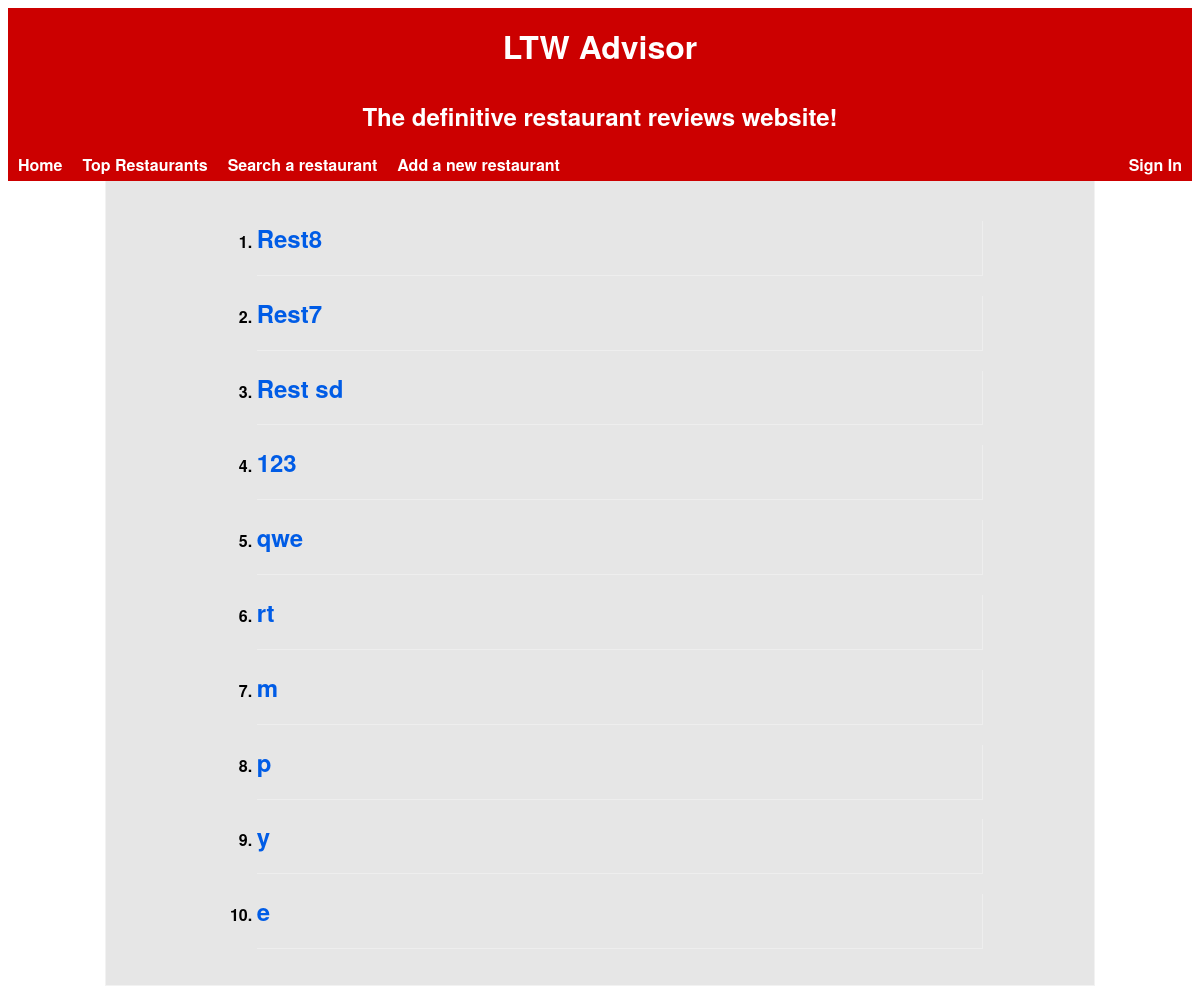
The app's page /pages/, older data.
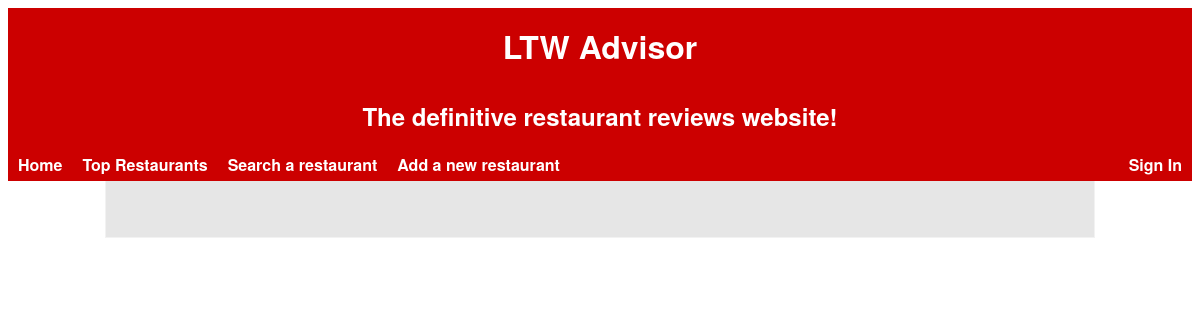
The same page, newer data.
### tables this page shows
CREATE TABLE Restaurant(
    idRestaurant        INTEGER PRIMARY KEY AUTOINCREMENT,
    name                STRING NOT NULL,
    description         STRING NOT NULL,
    score               FLOAT,

    idOwner             INTEGER REFERENCES User(idUser),
    idRestaurantInfo    INTEGER REFERENCES RestaurantInfo(idRestaurantInfo)
);

### pages/index.php (called while the page is built, shortened)
<?php
    include_once('../database/connection.php');
    include_once('../database/db_restaurants.php');
    try {
        $restaurants = getNewestRestaurants();
    } catch(PDOException $e) {
        die($e->getMessage());
    }
    include_once('../templates/header.php');
    include_once('../templates/restaurants.php');
?>

### database/db_restaurants.php (called while the page is built, shortened)
<?php
    function getNewestRestaurants() {
        global $db;
        $stmt = $db->prepare('SELECT * FROM Restaurant ORDER BY idRestaurant DESC LIMIT 10');
        $stmt->execute();
        return $stmt->fetchAll();
    }
?>

### templates/restaurants.php (the view, shortened to what this page needs)
<section id="restaurants">
	<ol>
    <?php foreach($restaurants as $restaurant) { ?>
    <article>
        <li> <a href="../templates/restaurant.php?idRestaurant=<?=$restaurant['idRestaurant']?>"><h2><?= $restaurant['name'] ?></h2></a> </li>
    </article>
    <?php } ?>
</section>

### templates/header.php (shortened to what this page needs)
<!DOCTYPE html>
<html>
    <head>
		<link rel="stylesheet" href="../css/search_restaurant.css">
		<link rel="stylesheet" href="../css/restaurant.css">
		<link rel="stylesheet" href="../css/top_rest.css">
		<link rel="stylesheet" href="../css/write_review.css">
		<link rel="stylesheet" href="../css/style.css">
        <link rel="stylesheet" href="../css/alert.css">
        <link rel="stylesheet" href="../css/header.css">
        <link rel="stylesheet" href="../css/login_dropdown.css">
        <link rel="stylesheet" href="../css/user_dropdown.css">
        <link rel="stylesheet" href="../css/profile.css">
        <link rel="stylesheet" href="../css/font-awesome.min.css">
    </head>
    <body>
        <div id="header">
            <h1>LTW Advisor</h1>
            <h2>The definitive restaurant reviews website!</h2>
        </div>
        <div id="nav-btns" class="nav-btns">
            <ul>
                <li><a href="../pages/index.php">Home</a></li>
                <li><a href="../pages/top_restaurants.php">Top Restaurants</a></li>
                <li><a href="../pages/search_restaurant.php">Search a restaurant</a></li>
                <li><a href="../pages/add_restaurant.php">Add a new restaurant</a></li>
                <div id="user-info">
                    <?php
                        if (isset($_SESSION['username'])) {
                            include_once("../templates/user_dropdown.php");
                            include_once("../templates/profile.php");
                        } else {
                            include_once("../templates/login_dropdown.php");
                        }
                    ?>
                </div>
            </ul>
        </div>

### templates/login_dropdown.php (shortened to what this page needs)
<div class="login-dropdown">
    <a href="#">Sign In</a>
</div>

### css/top_rest.css (style rules this page uses)
#restaurants { margin: auto; width: 80%; background-color: #e6e6e6; border-top: hidden; border-right: 1px solid #f2f2f2; border-left: 1px solid #f2f2f2; border-bottom: 1px solid #f2f2f2; padding: 20px 20px 20px 20px; }
#restaurants li { border-top-style: hidden; border-right-style: groove; border-bottom-style: groove; border-left-style: hidden; border-width: 1px; font-size: medium; width: 80%; margin:auto; }
#restaurants a { color: #005ce6; text-decoration: none; }

### css/style.css (style rules this page uses)
html { font-family: 'Helvetica Neue', sans-serif; font-weight: bold; height: 100%; background-color: #white; }

### css/header.css (style rules this page uses)
#header { background-color: #cc0000; color: white; padding: 0; }
#header h1, #header h2 { padding: 15px; margin: 0; text-align: center; }
.nav-btns ul { background-color: #cc0000; list-style-type: none; padding: 0; margin: 0; overflow: hidden; }
.nav-btns li { float: left; background: none; padding: 0; }
.nav-btns a, #back_btn { text-align: center; display: block; padding: 5px 10px; color: white; text-decoration: none; }

### css/login_dropdown.css (style rules this page uses)
.login-dropdown { float: right; position: relative; }

Row changes from the older to the newer data that the page shows:
removed restaurant: name "Rest8"
removed restaurant: name "Rest7"
removed restaurant: name "Rest sd"
removed restaurant: name "123"
removed restaurant: name "qwe"
removed restaurant: name "rt"
removed restaurant: name "m"
removed restaurant: name "p"
removed restaurant: name "y"
removed restaurant: name "e"
